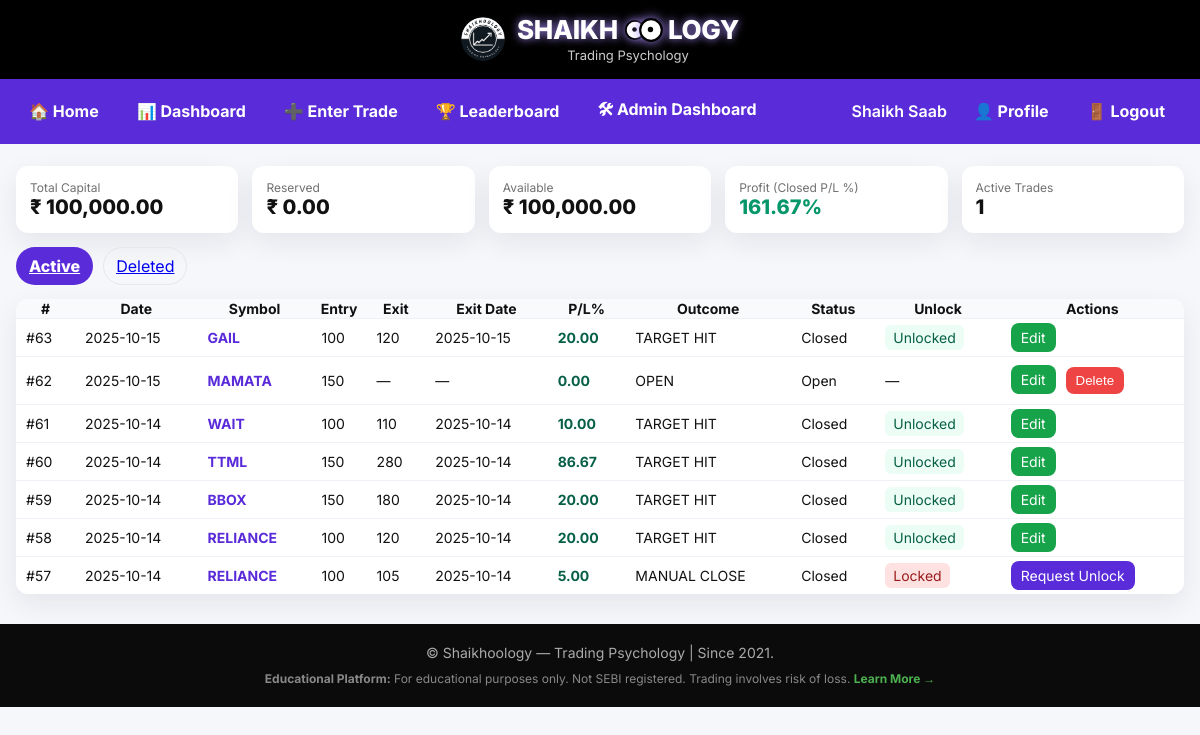
Page /dashboard-14-10-25.php (signed in) on the committed database.
### tables this page shows
CREATE TABLE `trades` (
  `id` int(11) NOT NULL,
  `user_id` int(11) NOT NULL,
  `entry_date` date NOT NULL,
  `close_date` date DEFAULT NULL,
  `symbol` varchar(50) DEFAULT NULL,
  `marketcap` enum('Large','Mid','Small') DEFAULT 'Mid',
  `position_percent` decimal(7,4) DEFAULT 0.0000,
  `entry_price` decimal(14,4) DEFAULT NULL,
  `stop_loss` decimal(14,4) DEFAULT NULL,
  `target_price` decimal(14,4) DEFAULT NULL,
  `exit_price` decimal(14,4) DEFAULT NULL,
  `exit_date` date DEFAULT NULL,
  `outcome` varchar(50) DEFAULT 'OPEN',
  `locked` tinyint(1) NOT NULL DEFAULT 0,
  `rule_based` tinyint(1) NOT NULL DEFAULT 1,
  `concern` text DEFAULT NULL,
  `pl_percent` decimal(10,4) DEFAULT NULL,
  `pl_amount` decimal(14,2) NOT NULL DEFAULT 0.00,
  `rr` decimal(10,4) DEFAULT NULL,
  `allocation_amount` decimal(14,2) DEFAULT NULL,
  `qty` decimal(14,4) DEFAULT NULL,
  `points` int(11) DEFAULT 0,
  `analysis_link` text DEFAULT NULL,
  `notes` text DEFAULT NULL,
  `created_at` timestamp NULL DEFAULT current_timestamp(),
  `rule_flag` enum('OK','NOT_RULE_BASED') NOT NULL DEFAULT 'OK',
  `is_locked` tinyint(1) NOT NULL DEFAULT 0,
  `unlock_status` enum('none','pending','approved','rejected') NOT NULL DEFAULT 'none',
  `unlock_approved_at` datetime DEFAULT NULL,
  `unlock_expires` datetime DEFAULT NULL,
  `deleted_at` datetime DEFAULT NULL,
  `deleted_by` int(11) DEFAULT NULL,
  `deleted_reason` varchar(255) DEFAULT NULL,
  `deleted_by_admin` tinyint(1) NOT NULL DEFAULT 0,
  `is_deleted` tinyint(1) NOT NULL DEFAULT 0,
  `restored_by` varchar(20) DEFAULT NULL,
  `unlock_requested_by` int(11) DEFAULT NULL
);

### dashboard-14-10-25.php (the view, shortened to what this page needs)
<?php
require_once __DIR__ . '/config.php';
$user_id = (int)$_SESSION['user_id'];
function h($s){ return htmlspecialchars((string)$s, ENT_QUOTES|ENT_SUBSTITUTE, 'UTF-8'); }
function has_column($mysqli,$table,$col){
  $st=$mysqli->prepare("SELECT COUNT(*) FROM information_schema.COLUMNS WHERE TABLE_SCHEMA=DATABASE() AND TABLE_NAME=? AND COLUMN_NAME=?");
  $st->bind_param('ss',$table,$col); $st->execute(); $st->bind_result($c); $st->fetch(); $st->close();
  return ((int)$c>0);
}
function is_closed($r){
  $out = strtoupper(trim($r['outcome'] ?? ''));
  $exit= (float)($r['exit_price'] ?? 0);
  return ($out !== '' && $out !== 'OPEN') || $exit > 0;
}
function fmt4($n){
  $n = (float)$n;
  return rtrim(rtrim(sprintf('%.4f', $n), '0'), '.');
}
$u=$mysqli->prepare("SELECT COALESCE(trading_capital,0),COALESCE(funds_available,0) FROM users WHERE id=?");
$u->bind_param('i',$user_id); $u->execute(); $u->bind_result($tc,$fa); $u->fetch(); $u->close();
$tot_cap=(float)($tc?:$fa);
$r1=$mysqli->prepare("SELECT COALESCE(SUM(allocation_amount),0) FROM trades WHERE user_id=? AND UPPER(COALESCE(outcome,'OPEN'))='OPEN' AND deleted_at IS NULL");
$r1->bind_param('i',$user_id); $r1->execute(); $r1->bind_result($x); $r1->fetch(); $r1->close();
$reserved=(float)$x;
$avail = max(0,$tot_cap-$reserved);
$r2=$mysqli->prepare("SELECT COALESCE(SUM(pl_percent),0) FROM trades WHERE user_id=? AND UPPER(COALESCE(outcome,''))<>'OPEN' AND deleted_at IS NULL");
$r2->bind_param('i',$user_id); $r2->execute(); $r2->bind_result($p); $r2->fetch(); $r2->close();
$profit_pct=(float)$p;
$r3=$mysqli->prepare("SELECT COUNT(*) FROM trades WHERE user_id=? AND UPPER(COALESCE(outcome,'OPEN'))='OPEN' AND deleted_at IS NULL");
$r3->bind_param('i',$user_id); $r3->execute(); $r3->bind_result($c); $r3->fetch(); $r3->close();
$active_count=(int)$c;
$tab = ($_GET['tab']??'active')==='deleted' ? 'deleted' : 'active';
$where = "user_id={$user_id}";
$where .= ($tab==='active') ? " AND deleted_at IS NULL" : " AND deleted_at IS NOT NULL";
$closeCol = 'NULL';
if (has_column($mysqli,'trades','close_date')) $closeCol='close_date';
elseif (has_column($mysqli,'trades','exit_date')) $closeCol='exit_date';
$sql = "SELECT id,entry_date,symbol,entry_price,exit_price,
               COALESCE(outcome,'') AS outcome,
               COALESCE(pl_percent,0) AS pl_percent,
               COALESCE(unlock_status,'none') AS unlock_status,
               {$closeCol} AS close_date,
               deleted_at
        FROM trades
        WHERE {$where}
        ORDER BY id DESC";
$q = $mysqli->query($sql);
$rows = $q ? $q->fetch_all(MYSQLI_ASSOC) : [];
include __DIR__ . '/header.php';
?>
<div style="max-width:1200px;margin:22px auto;padding:0 16px">
  <div style="display:grid;grid-template-columns:repeat(5,minmax(0,1fr));gap:14px">
    <div style="background:#fff;border-radius:12px;padding:14px;box-shadow:0 10px 28px rgba(16,24,40,.08)">
      <div style="opacity:.6;font-size:12px">Total Capital</div>
      <div style="font-weight:800;font-size:20px">₹ <?=number_format($tot_cap,2)?></div>
    </div>
    <div style="background:#fff;border-radius:12px;padding:14px;box-shadow:0 10px 28px rgba(16,24,40,.08)">
      <div style="opacity:.6;font-size:12px">Reserved</div>
      <div style="font-weight:800;font-size:20px">₹ <?=number_format($reserved,2)?></div>
    </div>
    <div style="background:#fff;border-radius:12px;padding:14px;box-shadow:0 10px 28px rgba(16,24,40,.08)">
      <div style="opacity:.6;font-size:12px">Available</div>
      <div style="font-weight:800;font-size:20px">₹ <?=number_format($avail,2)?></div>
    </div>
    <div style="background:#fff;border-radius:12px;padding:14px;box-shadow:0 10px 28px rgba(16,24,40,.08)">
      <div style="opacity:.6;font-size:12px">Profit (Closed P/L %)</div>
      <div style="font-weight:800;font-size:20px;<?=($profit_pct>=0?'color:#059669':'color:#b91c1c')?>"><?=number_format($profit_pct,2)?>%</div>
    </div>
    <div style="background:#fff;border-radius:12px;padding:14px;box-shadow:0 10px 28px rgba(16,24,40,.08)">
      <div style="opacity:.6;font-size:12px">Active Trades</div>
      <div style="font-weight:800;font-size:20px"><?=$active_count?></div>
    </div>
  </div>
  <div style="display:flex;gap:10px;margin:14px 0">
    <a href="?tab=active"  style="padding:8px 12px;border-radius:999px;border:1px solid #e5e7eb;<?=($tab==='active'?'background:#5a2bd9;color:#fff;font-weight:800;border-color:transparent':'')?>">Active</a>
    <a href="?tab=deleted" style="padding:8px 12px;border-radius:999px;border:1px solid #e5e7eb;<?=($tab==='deleted'?'background:#5a2bd9;color:#fff;font-weight:800;border-color:transparent':'')?>">Deleted</a>
  </div>
  <div style="overflow:auto;background:#fff;border-radius:12px;box-shadow:0 10px 28px rgba(16,24,40,.08)">
    <table style="width:100%;border-collapse:collapse;font-size:14px">
      <thead>
        <tr style="background:#f8fafc">
          <th>#</th>
          <th>Date</th>
          <th>Symbol</th>
          <th>Entry</th>
          <th>Exit</th>
          <th>Exit Date</th>
          <th>P/L%</th>
          <th>Outcome</th>
          <th>Status</th>
          <th>Unlock</th>
          <th>Actions</th>
        </tr>
      </thead>
      <tbody>
      <?php if(empty($rows)): ?>
        <tr><td colspan="11" style="padding:12px">No trades.</td></tr>
      <?php else: foreach($rows as $r):
        $closed = is_closed($r);
        $unlock = strtolower($r['unlock_status'] ?? 'none');
        $plc    = ((float)$r['pl_percent']>=0 ? '#065f46' : '#b91c1c');
        $statusLabel = $closed ? 'Closed' : 'Open';
        $exitPretty  = $closed ? fmt4($r['exit_price']) : '—';
        $entryPretty = fmt4($r['entry_price']);
        $exitDate    = $closed ? h($r['close_date'] ?? '') : '';
      ?>
        <tr style="border-top:1px solid #eef2f7">
          <td style="padding:10px">#<?= (int)$r['id']?></td>
          <td style="padding:10px"><?= h($r['entry_date'])?></td>
          <td style="padding:10px"><a href="/trade_view.php?id=<?= (int)$r['id']?>" style="color:#5a2bd9;font-weight:700;text-decoration:none"><?= h($r['symbol'])?></a></td>
          <td style="padding:10px"><?= $entryPretty ?></td>
          <td style="padding:10px"><?= $exitPretty ?></td>
          <td style="padding:10px"><?= $exitDate ?: '—' ?></td>
          <td style="padding:10px;font-weight:700;color:<?= $plc ?>"><?= number_format((float)$r['pl_percent'],2) ?></td>
          <td style="padding:10px"><?= h($r['outcome'] ?: ($closed?'Closed':'')) ?></td>
          <td style="padding:10px"><?= $statusLabel ?></td>
          <td style="padding:10px">
            <?php
              if (!$closed) {
                echo '—';
              } else {
                if ($unlock==='approved')      echo '<span style="background:#ecfdf5;color:#065f46;border-radius:6px;padding:4px 8px">Unlocked</span>';
                elseif ($unlock==='pending')    echo '<span style="background:#fef3c7;color:#92400e;border-radius:6px;padding:4px 8px">Pending</span>';
                elseif ($unlock==='rejected')   echo '<span style="background:#fee2e2;color:#991b1b;border-radius:6px;padding:4px 8px">Locked</span>';
                else                            echo '<span style="opacity:.6">—</span>';
              }
            ?>
          </td>
          <td style="padding:10px">
            <?php if($r['deleted_at']): ?>
              <span style="opacity:.6">Deleted</span>
            <?php elseif(!$closed): ?>
              <a href="/trade_edit.php?id=<?= (int)$r['id']?>" style="background:#16a34a;color:#fff;border-radius:8px;padding:6px 10px;text-decoration:none">Edit</a>
              <form method="post" style="display:inline;margin-left:6px">
                <button name="action" value="soft_delete" style="background:#ef4444;color:#fff;border:0;border-radius:8px;padding:6px 10px">Delete</button>
              </form>
            <?php else: ?>
              <?php if ($unlock==='approved'): ?>
                <a href="/trade_edit.php?id=<?= (int)$r['id']?>" style="background:#16a34a;color:#fff;border-radius:8px;padding:6px 10px;text-decoration:none">Edit</a>
              <?php else: ?>
                <a href="/trade_unlock_request.php?id=<?= (int)$r['id']?>" style="background:#5a2bd9;color:#fff;border-radius:8px;padding:6px 10px;text-decoration:none">Request Unlock</a>
              <?php endif; ?>
            <?php endif; ?>
          </td>
        </tr>
      <?php endforeach; endif; ?>
      </tbody>
    </table>
  </div>
</div>
<?php include __DIR__ . '/footer.php'; ?>

### header.php (shortened to what this page needs)
<!doctype html>
<html lang="en">
<head>
</head>
<body>
<div class="topbar">
  <div class="topbar-inner">
    <img src="/img/logo.png" alt="Logo" class="brand-logo">
    <div class="brand-text">
     <h1 id="ustaad-header" style="margin:0;">
  <span class="brand">SHAIKH</span>
  <span class="oo" aria-hidden="true">
    <span class="eye left"><span class="dot"></span></span>
    <span class="eye right"><span class="dot"></span></span>
  </span>
  <span class="brand">LOGY</span>
</h1>
      <div class="brand-sub">Trading Psychology</div>
    </div>
  </div>
</div>
<?php
  $hideNav = isset($hideNav) ? (bool)$hideNav : false;
  $isLogged  = !empty($_SESSION['user_id']);
  $status    = strtolower((string)($_SESSION['status'] ?? ''));
  $emailVer  = (int)($_SESSION['email_verified'] ?? 0);
  $username  = $isLogged ? ($_SESSION['username'] ?? 'Member') : 'Guest';
  $isActive  = $isLogged && ($emailVer === 1) && in_array($status, ['active','approved'], true);
  $showFullNav = (!empty($_SESSION['user_id'])) && ($isActive || APP_ENV === 'local' || !empty($_SESSION['is_admin']));
  $cur = strtolower(basename(parse_url($_SERVER['REQUEST_URI'] ?? '', PHP_URL_PATH)));
  function nav($href,$label,$cur,$names){
    $names=(array)$names;
    $isActive=in_array(strtolower($cur),array_map('strtolower',$names),true);
    $cls=$isActive?'active':'';
    $hHref=htmlspecialchars($href,ENT_QUOTES,'UTF-8');
    $hLbl=htmlspecialchars($label,ENT_QUOTES,'UTF-8');
    echo '<a class="'.$cls.'" href="'.$hHref.'">'.$hLbl.'</a>';
  }
?>
<?php if(!$hideNav): ?>
  <div class="subnav">
    <div class="left" style="display:flex;gap:6px">
      <?php
      nav('/mtm.php','🏠 Home',$cur,['mtm.php','index.php']);
      if ($showFullNav) {
        nav('/dashboard.php','📊 Dashboard',$cur,'dashboard.php');
        nav('/trade_new.php','➕ Enter Trade',$cur,'trade_new.php');
      }
      if ($showFullNav && !empty($_SESSION['is_admin'])) {
        nav('/admin/admin_dashboard.php','🛠 Admin Dashboard',$cur,['admin_dashboard.php','users.php','user_profile.php']);
      }
      ?>
    </div>
    <div class="right" style="display:flex;align-items:center;gap:6px">
      <?php if($isLogged): ?>
        <span class="username"><?= htmlspecialchars($username) ?></span>
      <?php else: ?>
        <?php nav('/login.php','🔑 Login',$cur,'login.php'); ?>
        <?php nav('/register.php','📝 Register',$cur,'register.php'); ?>
      <?php endif; ?>
    </div>
  </div>
<?php endif; ?>

### footer.php (shortened to what this page needs)
  <footer style="margin-top:30px;background:#0b0b0b;color:#aaa;text-align:center;padding:20px 10px;font-size:14px;max-width:100vw;margin-left:auto;margin-right:auto;box-sizing:border-box;overflow-x:hidden;">
    <div style="margin-bottom:10px;">
      © Shaikhoology — Trading Psychology | Since 2021.
    </div>
    <div style="font-size:12px; color:#888; line-height:1.4; max-width:800px; margin:0 auto;">
      <strong>Educational Platform:</strong> For educational purposes only. Not SEBI registered.
      Trading involves risk of loss.
      <a href="disclaimer.php" style="color:#4CAF50; text-decoration:none; font-weight:bold;">
        Learn More →
      </a>
    </div>
  </footer>
</body>
</html>

### header.php (style rules this page uses)
:root { --bar:#5a2bd9; --pillText:#5a2bd9; }
body { margin:0;font-family:Inter,system-ui,Arial,sans-serif;background:#f6f7fb;color:#111 }
.topbar { background:#000; color:#fff; padding:16px; max-width:100vw; margin:0 auto; box-sizing:border-box; overflow-x:hidden; }
.topbar-inner { display:flex; align-items:center; justify-content:center; gap:12px; text-align:center; flex-wrap:nowrap; max-width:100%; margin:0 auto; }
.brand-logo { height:44px; width:44px; border-radius:50%; object-fit:cover; flex-shrink:0; }
.brand-text h1 { margin:0; font-size:26px; letter-spacing:-.3px; line-height:1.1; }
.brand-sub { opacity:.8; font-size:13px; margin-top:2px; }
.subnav { background:var(--bar); color:#fff; padding:10px 16px; display:flex; align-items:center; justify-content:space-between; gap:10px; max-width:100vw; margin:0 auto; box-sizing:border-box; overflow-x:auto; scrollbar-width:none; -ms-overflow-style:none; }
.subnav .left, .subnav .right { display:flex; align-items:center; gap:6px; flex-shrink:0; }
.subnav a { color:#fff; text-decoration:none; font-weight:700; margin-right:6px; padding:8px 12px; border-radius:999px; transition:background .15s ease,color .15s ease,box-shadow .15s ease,border-color .15s ease; border:1px solid transparent; white-space:nowrap; flex-shrink:0; }
.username { font-weight:600;white-space:nowrap;color:#fff;margin-right:8px;flex-shrink:0 }
#ustaad-header { display:inline-flex;align-items:center;gap:2px; cursor:pointer;color:#fff;font-weight:800; text-shadow:0 0 8px var(--glow,#22d3ee); transition:text-shadow .2s ease,transform .12s ease; }
#ustaad-header .oo { position:relative;width:40px;height:26px; display:inline-block;margin:0 3px; }
#ustaad-header .eye { position:absolute;top:2px; width:18px;height:18px; border-radius:50%;background:#fff;border:2px solid #000;overflow:hidden; transform-origin:center; animation:blinkMed 3s infinite; box-shadow:0 0 10px var(--glow,#22d3ee); }
#ustaad-header .eye.left { left:1px;transform:scale(.92); }
#ustaad-header .eye.right { right:1px;transform:scale(1.08);animation-delay:.6s; }
.dot { position:absolute;left:6px;top:6px; width:5px;height:5px;background:#000;border-radius:50%; transition:transform .4s ease; }

### rows in the picture
trades: id "63", entry_date "2025-10-15", symbol "GAIL", entry_price "100", exitPretty "120", close_date "2025-10-15", pl_percent "20.00", outcome "TARGET HIT", statusLabel "Closed", shows "Unlocked"
trades: id "62", entry_date "2025-10-15", symbol "MAMATA", entry_price "150", exitPretty "—", exitDate "—", pl_percent "0.00", outcome "OPEN", statusLabel "Open"
trades: id "61", entry_date "2025-10-14", symbol "WAIT", entry_price "100", exitPretty "110", close_date "2025-10-14", pl_percent "10.00", outcome "TARGET HIT", statusLabel "Closed", shows "Unlocked"
trades: id "60", entry_date "2025-10-14", symbol "TTML", entry_price "150", exitPretty "280", close_date "2025-10-14", pl_percent "86.67", outcome "TARGET HIT", statusLabel "Closed", shows "Unlocked"
trades: id "59", entry_date "2025-10-14", symbol "BBOX", entry_price "150", exitPretty "180", close_date "2025-10-14", pl_percent "20.00", outcome "TARGET HIT", statusLabel "Closed", shows "Unlocked"
trades: id "58", entry_date "2025-10-14", symbol "RELIANCE", entry_price "100", exitPretty "120", close_date "2025-10-14", pl_percent "20.00", outcome "TARGET HIT", statusLabel "Closed", shows "Unlocked"
trades: id "57", entry_date "2025-10-14", symbol "RELIANCE", entry_price "100", exitPretty "105", close_date "2025-10-14", pl_percent "5.00", outcome "MANUAL CLOSE", statusLabel "Closed", shows "Locked"

### other values in the picture
$hLbl "🏠 Home 📊 Dashboard ➕ Enter Trade 🏆 Leaderboard 🛠 Admin Dashboard 👤 Profile 🚪 Logout"
$username "Shaikh Saab"
$tot_cap "100,000.00"
$reserved "0.00"
$avail "100,000.00"
$profit_pct "161.67"
$active_count "1"
